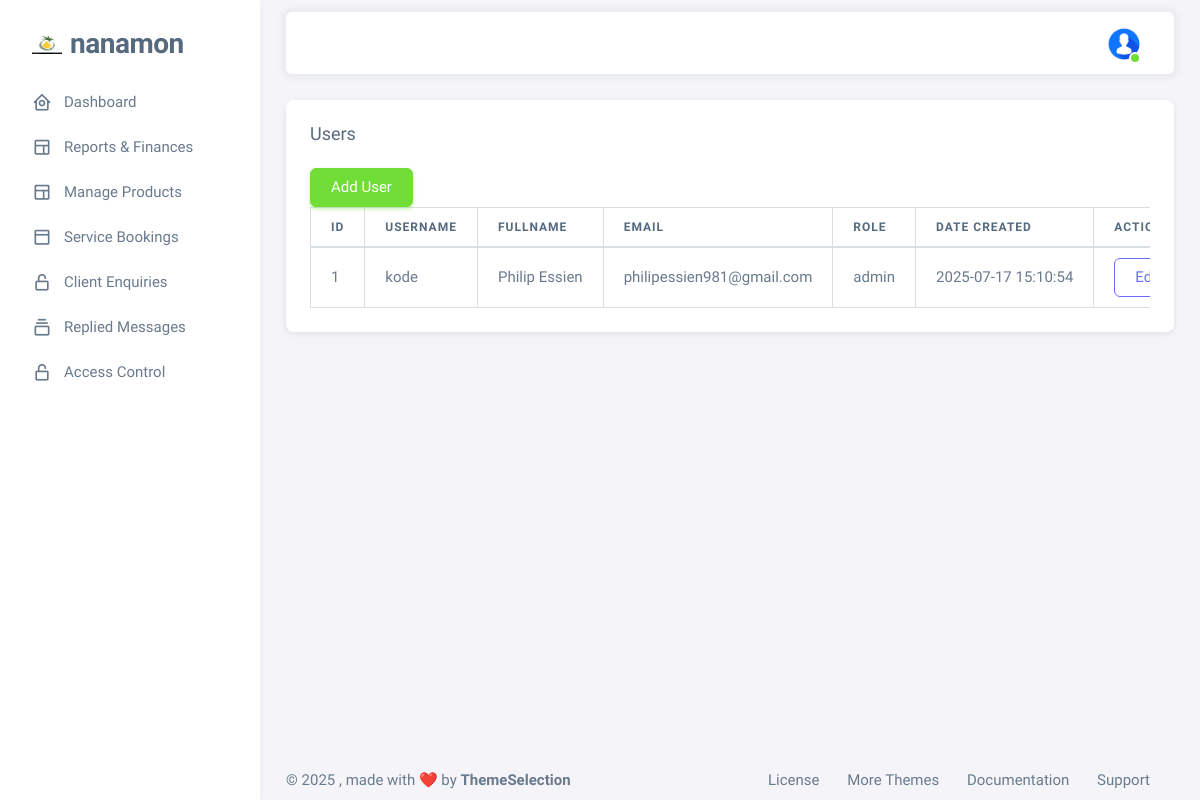
Screenshot of /PHP_Backend/users_home.php (signed in) with the database file from the repository.
### tables this page shows
CREATE TABLE `users` (
  `id` int(11) NOT NULL,
  `username` varchar(100) NOT NULL,
  `fullname` text NOT NULL,
  `email` varchar(100) NOT NULL,
  `password` varchar(255) NOT NULL,
  `role` enum('admin','support agent') DEFAULT NULL,
  `image_data` longblob DEFAULT NULL,
  `image_type` varchar(255) DEFAULT NULL,
  `created_at` timestamp NOT NULL DEFAULT current_timestamp()
);

### PHP_Backend/users_home.php (the view, shortened to what this page needs)
<?php
require_once 'db.php';
?>
<!DOCTYPE html>
<html
  lang="en"
  class="light-style layout-menu-fixed"
  dir="ltr"
  data-theme="theme-default"
  data-assets-path="assets/"
  data-template="vertical-menu-template-free"
>
  <head>
        <?php include_once('partials/links.php'); ?>
  </head>
  <body>
    <div class="layout-wrapper layout-content-navbar">
      <div class="layout-container">
<?php require_once('partials/sidebar.php'); ?>
        <div class="layout-page">
<?php require_once('partials/navbar.php'); ?>
          <div class="content-wrapper">
            <div class="container-xxl flex-grow-1 container-p-y">
              <div class="card">
                <h5 class="card-header"> Users </h5>
                <div class="card-body">
                    <button data-bs-target="#basicModal"  data-bs-toggle="modal"  class="btn btn-success" > Add User</button>
                  <div class="table-responsive text-nowrap">
                    <table class="table table-bordered">
                      <thead>
                        <tr>
                          <th>Id</th>
                          <th>Username</th>
                          <th>Fullname</th>
                          <th>Email</th>
                          <th>Role</th>
                          <th>Date Created</th>
                          <th>Actions</th>
                        </tr>
                      </thead>
                      <tbody>
            <?php
$query = "SELECT * FROM users";
$result = $con->query($query);
if ($result && $result->num_rows > 0) {
  while ($row = $result->fetch_assoc()) {
    echo "<tr>";
    echo "<td>" . htmlspecialchars($row["id"]) . "</td>";
    echo "<td>" . htmlspecialchars($row["username"]) . "</td>";
    echo "<td>" . htmlspecialchars($row["fullname"]) . "</td>";
    echo "<td>" . htmlspecialchars($row["email"]) . "</td>";
    echo "<td>" . htmlspecialchars($row["role"]) . "</td>";
    echo "<td>" . htmlspecialchars($row["created_at"]) . "</td>";
    echo "<td>" .
         "<a href='edit_user.php?id=" . htmlspecialchars($row["id"]) . "' class='btn btn-outline-primary'>Edit</a> " .
         "<a href='delete_user.php?id=" . htmlspecialchars($row["id"]) . "' class='btn btn-outline-danger'>Delete</a>" .
    "</td>";
    echo "</tr>";
  }
} else {
  echo '<tr><td colspan="6" class="text-center">No records found.</td></tr>';
}
?>
                      </tbody>
                    </table>
                  </div>
                </div>
              </div>
            </div>
            <?php require_once('partials/footer.php'); ?>
          </div>
        </div>
      </div>
    </div>
    </body>
</html>

### rows the page displays
users: id "1", username "kode", fullname "Philip Essien", email "philipessien981@gmail.com", role "admin", created_at "2025-07-17 15:10:54"
